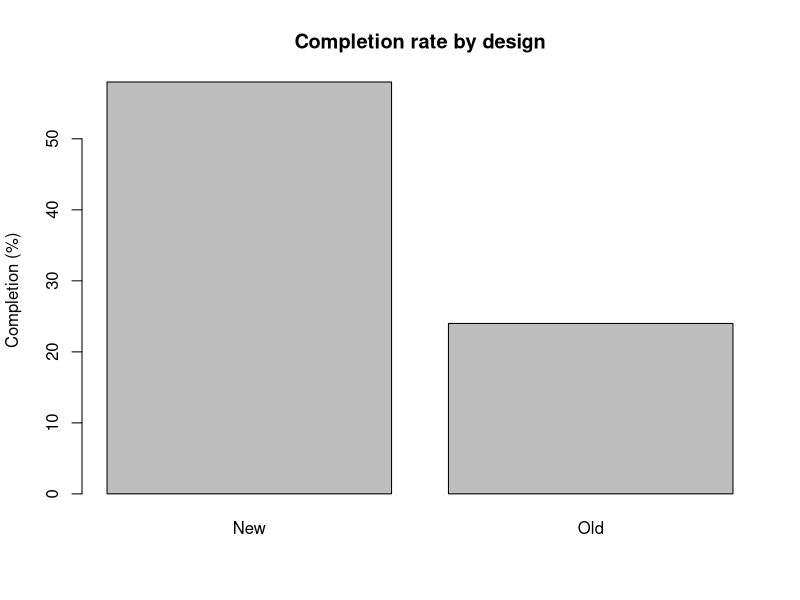

Here is the R script that generated this plot:
## ---- chunk 1
set.seed(11)
n <- 100

design  <- rep(c("Old", "New"), each = n)
old_out <- sample(c("Complete", "Abandon"), n, replace = TRUE, prob = c(0.40, 0.60))
new_out <- sample(c("Complete", "Abandon"), n, replace = TRUE, prob = c(0.62, 0.38))

data <- data.frame(design, outcome = c(old_out, new_out))
head(data)
## ---- chunk 2
tbl <- table(data$design, data$outcome)
tbl
## ---- chunk 3
test <- chisq.test(tbl)
test
test$p.value
## ---- chunk 4
test$expected
## ---- chunk 5
completion <- prop.table(tbl, 1) * 100
barplot(completion[, "Complete"],
        names.arg = rownames(completion),
        ylab = "Completion (%)",
        main = "Completion rate by design")
